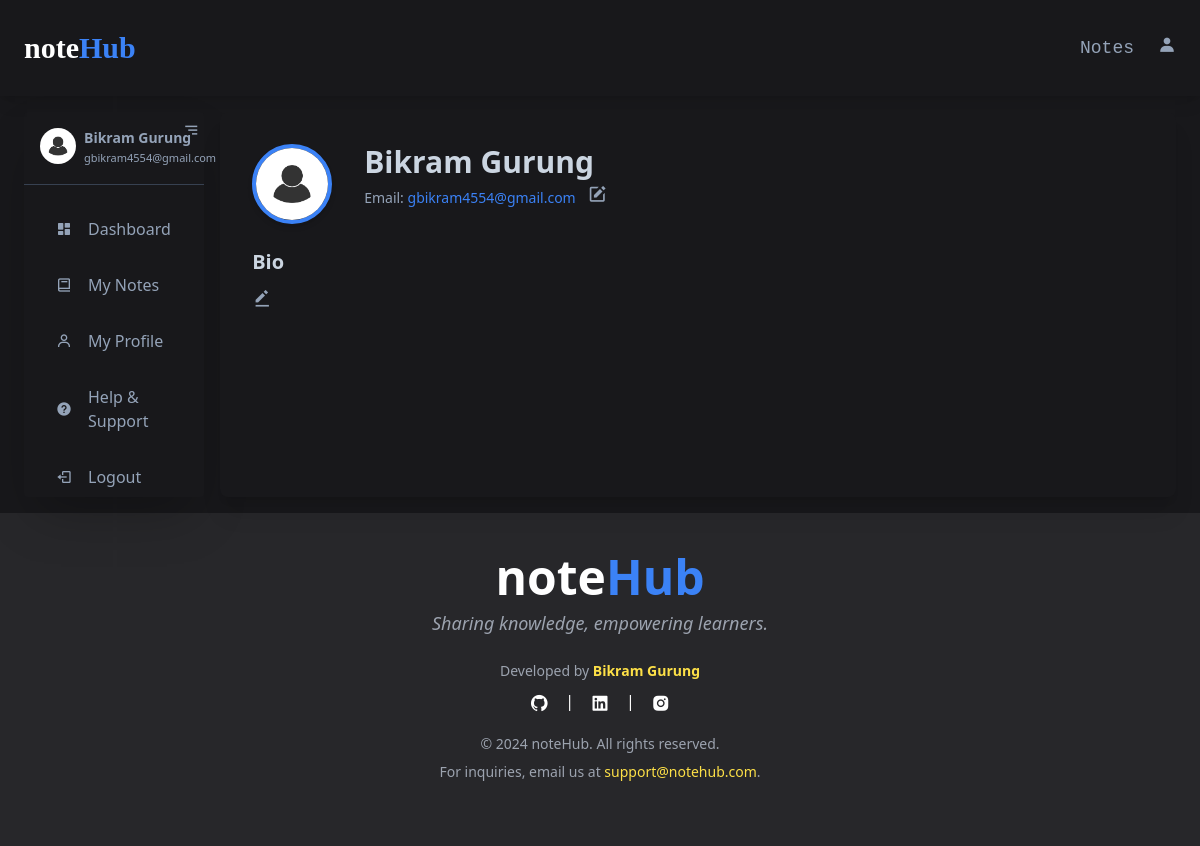
Before: /dashboard/myprofile/ (signed in) with the older database file.
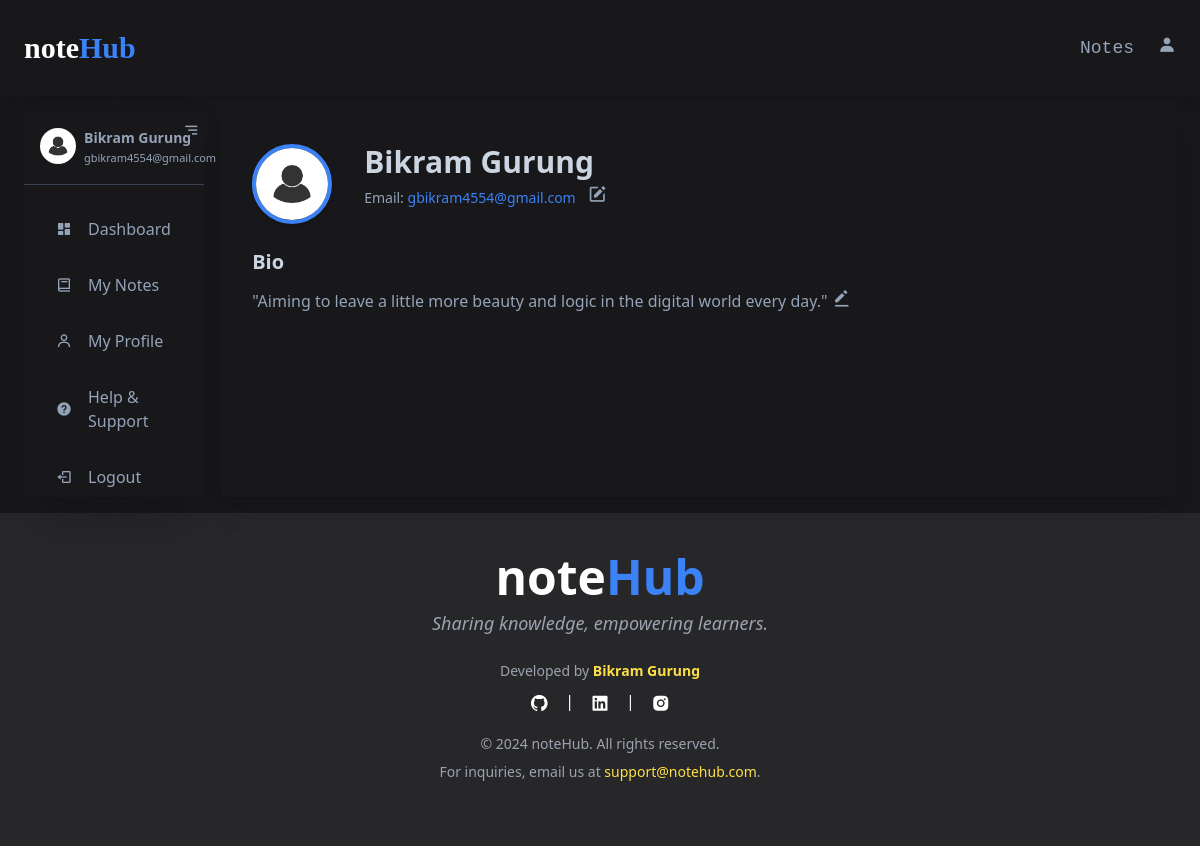
After: the same page with the newer database file.
### notes/models.py (models this page shows, shortened)
class Bio(models.Model):
    author = models.OneToOneField(User, on_delete=models.CASCADE)
    bio = models.TextField(blank=True, null=True)
    created_at = models.DateTimeField(auto_now_add=True)
    updated_at = models.DateTimeField(auto_now=True)

### notes/views.py (the view, shortened to what this page needs)
# urls.py: path('dashboard/myprofile/', views.myprofile, name='myprofile'),
@login_required
def myprofile(request):
    bio = Bio.objects.filter(author=request.user)
    context = {
        'bios':bio,
    }
    return render(request, 'notes/myprofile.html', context)

### notes/templates/notes/myprofile.html (shortened to what this page needs)
{% extends "notes/base.html" %}
{% load static %}
{% block myprofile %}
<div class="h-auto bg-zinc-900 text-slate-400 px-6 py-20 md:py-4  flex gap-4 md:flex">
    <div class="w-30">
        {% include "notes/sidebar.html" %}
    </div>
    <div class="w-full w-70 p-8 bg-zinc-900 rounded-lg shadow-xl hover:shadow-2xl">
        <div class="flex flex-col md:flex-row items-center md:items-start">
            <img src="{% static 'notes/images/userImage.jpg' %}" alt="Profile Picture" class="w-20 h-20 rounded-full border-4 border-blue-500 shadow-md">
            <div class="md:ml-8 mt-4 md:mt-0">
                <h2 class="text-3xl font-bold text-slate-300">{{ request.user.first_name }}</h2>
                <p class="text-slate-400 text-sm">
                    Email: <span class="text-blue-500">{{ request.user.email }}</span>
                    <i class='bx bxs-edit text-2xl md:text-xl cursor-pointer ml-2 hover:text-yellow-400' onclick="toggleEditForm()"></i>
                </p>
            </div>
        </div>
        <div class="mt-6">
            <h3 class="text-xl font-semibold text-slate-300">Bio</h3>
            <p id="bioText" class="mt-2 text-slate-400">
                {% for bio in bios %}
                {{ bio.bio }}
                {% endfor %}
                <i class='bx bxs-edit-alt cursor-pointer text-xl hover:text-yellow-400' onclick="toggleBioEdit()"></i>
            </p>
        </div>
    </div>
</div>
{% endblock %}

### notes/templates/notes/base.html (shortened to what this page needs)
<!DOCTYPE html>
<html lang="en">
  <head>
    <script src="https://cdn.tailwindcss.com"></script>
    <link href='https://unpkg.com/boxicons@2.1.4/css/boxicons.min.css' rel='stylesheet'>
  </head>
  <body style="background:#27272a;">
    {% block navbar %} {% include "notes/navbar.html" %}{% endblock %}
    {% block myprofile %}{% endblock %}
    {% block footer %} {% include "notes/footer.html" %}{% endblock %}
  </body>
</html>

### notes/templates/notes/navbar.html (shortened to what this page needs)
{% load static %}
<nav class="sticky top-0 z-50 h-24 flex items-center justify-between px-6 shadow-lg bg-zinc-900">
    <a href="/">
        <h2 class="text-3xl font-bold text-white font-serif scale-animation">
            note<span class="text-blue-500">Hub
        </h2>
    </a>
    <ul class="hidden md:flex md:items-center md:gap-6 md:text-slate-400 md:text-lg font-mono">
        <li><a href="{% url 'note' %}" class="hover:text-yellow-300 transition duration-200">Notes</a></li>
        <li class="relative">
            <a href="#" id="profileLink" class="hover:text-yellow-300 transition duration-200"><i class='bx bxs-user'></i></a>
        </li>
    </ul>
</nav>

### notes/templates/notes/sidebar.html (shortened to what this page needs)
 {% load static %}
<div id="sidebar" class="bg-zinc-900 h-full w-30 rounded shadow-2xl transition-all hidden md:block duration-300">
    <div class="flex p-4 relative border-b border-gray-700">
        <img src="{% static 'notes/images/userImage.jpg' %}" alt="userPhoto" class="h-9 w-9 object-cover rounded-full">
        <div id="userInfo" class="px-2 text-sm">
            <h3 class="font-bold">{{ request.user.first_name }}</h3>
            <p style="font-size:11px;">{{ request.user.email }}</p>
        </div>
        <i id="toggleSidebar" class='bx bx-menu-alt-right absolute right-1 top-1 text-lg cursor-pointer'></i>
    </div>
    <ul class="space-y-4 mt-6 px-4">
        <li><a href="{% url 'dashboard' %}" class="flex items-center gap-4 py-2 px-4 rounded hover:bg-zinc-800 hover:text-yellow-300 transition"><i class='bx bxs-dashboard'></i><span class="sidebar-text">Dashboard</span></a></li>
        <li><a href="{% url 'mynotes' %}" class="flex items-center gap-4 py-2 px-4 rounded hover:bg-zinc-800 hover:text-yellow-300 transition"><i class='bx bx-book'></i><span class="sidebar-text">My Notes</span></a></li>
        <li><a href="{% url 'myprofile' %}" class="flex items-center gap-4 py-2 px-4 rounded hover:bg-zinc-800 hover:text-yellow-300 transition"><i class='bx bx-user'></i><span class="sidebar-text">My Profile</span></a></li>
        <li><a href="{% url 'help_support' %}" class="flex items-center gap-4 py-2 px-4 rounded hover:bg-zinc-800 hover:text-yellow-300 transition"><i class='bx bxs-help-circle'></i><span class="sidebar-text">Help & Support</span></a></li>
        <li><a href="{% url 'logout' %}" class="flex items-center gap-4 py-2 px-4 rounded hover:bg-zinc-800 hover:text-yellow-300 transition"><i class='bx bx-log-out'></i><span class="sidebar-text">Logout</span></a></li>
    </ul>
</div>

### notes/templates/notes/footer.html
<footer class="bg-zinc-800 text-white py-10">
    <div class="container mx-auto flex flex-col items-center px-6">
        <div class="mb-6 text-center">
            <h1 class="text-5xl font-bold transition transform hover:scale-105">note<span class="text-blue-500">Hub</span></h1>
            <p class="text-gray-400 mt-2 text-lg italic">Sharing knowledge, empowering learners.</p>
        </div>
        <div class="text-center mb-6">
            <p class="text-sm text-gray-400">Developed by <span class="font-semibold text-yellow-300">Bikram Gurung</span></p>
            <div class="flex justify-center space-x-4 mt-2">
                <a href="https://github.com/iambiki-git" target="_blank" class="hover:text-gray-600 transition duration-300"><i class='bx bxl-github text-xl'></i></a>
                <span>|</span>
                <a href="https://www.linkedin.com/in/bikram-gurung-1749b9319/" target="_blank" class="hover:text-blue-700 transition duration-300"><i class='bx bxl-linkedin-square text-xl' ></i></a>
                <span>|</span>
                <a href="https://www.instagram.com/iambikigrg/" target="_blank" class="hover:text-pink-500 transition duration-300"><i class='bx bxl-instagram-alt text-xl' ></i></a>
            </div>
            <p class="text-sm text-gray-400 mt-4">&copy; 2024 noteHub. All rights reserved.</p>
            <p class="text-sm text-gray-400 mt-2">For inquiries, email us at
                <a href="mailto:support@notehub.com" class="text-yellow-300 hover:underline transition duration-300">support@notehub.com</a>.
            </p>
        </div>
    </div>
</footer>

### notes/templates/notes/navbar.html (style rules this page uses)
.scale-animation { display: inline-block; animation: scaleFromPoint 1.5s forwards; animation-iteration-count: once; }

Changed rows visible on the page:
added Bio: bio "\"Aiming to leave a little more beauty and logic in the digital world every day.\""
